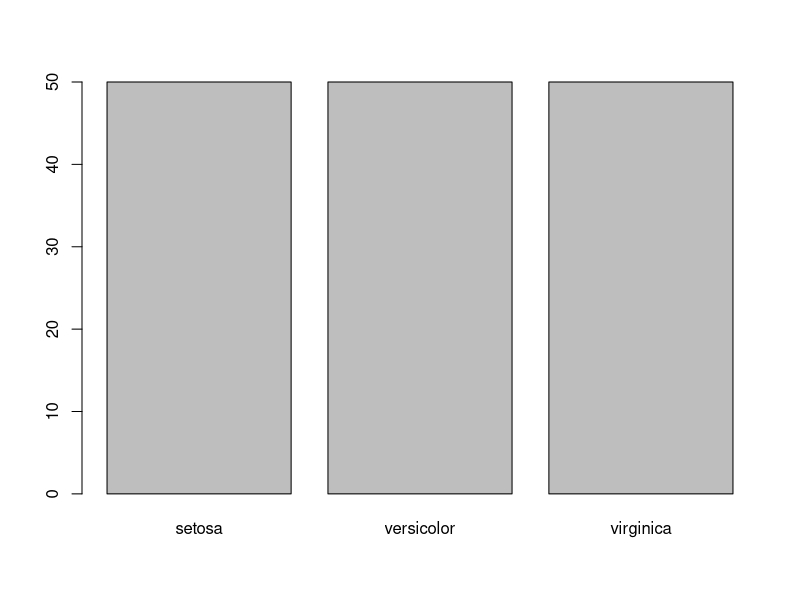
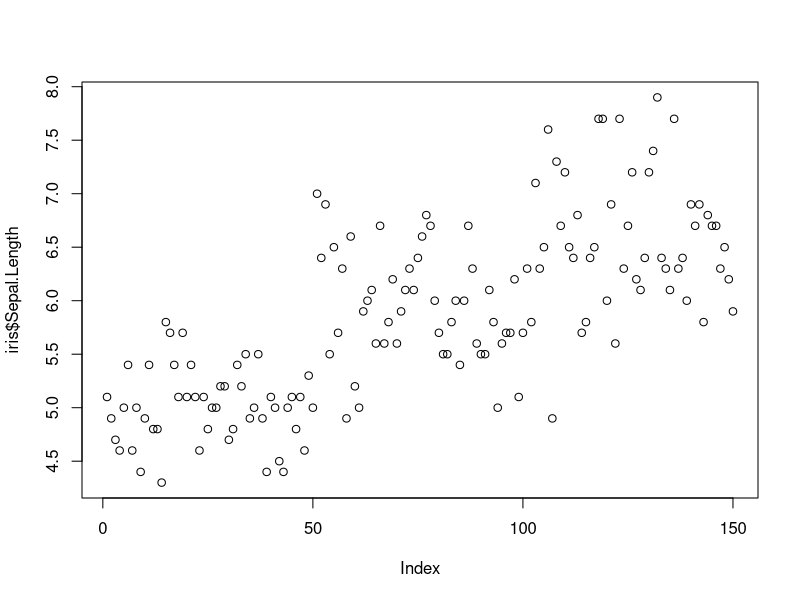
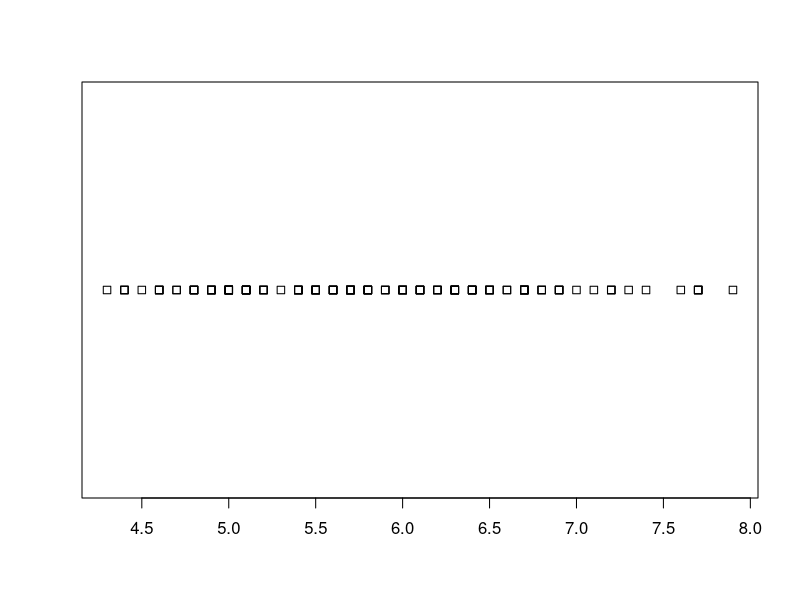
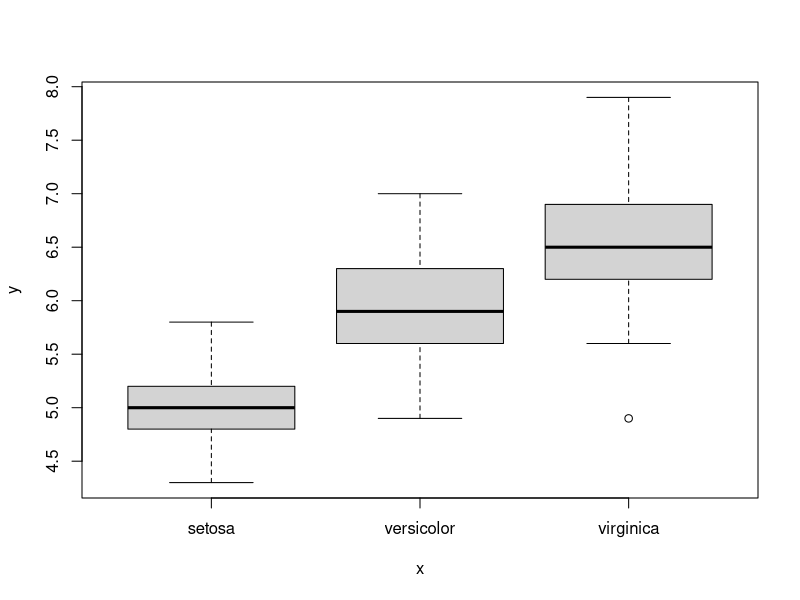
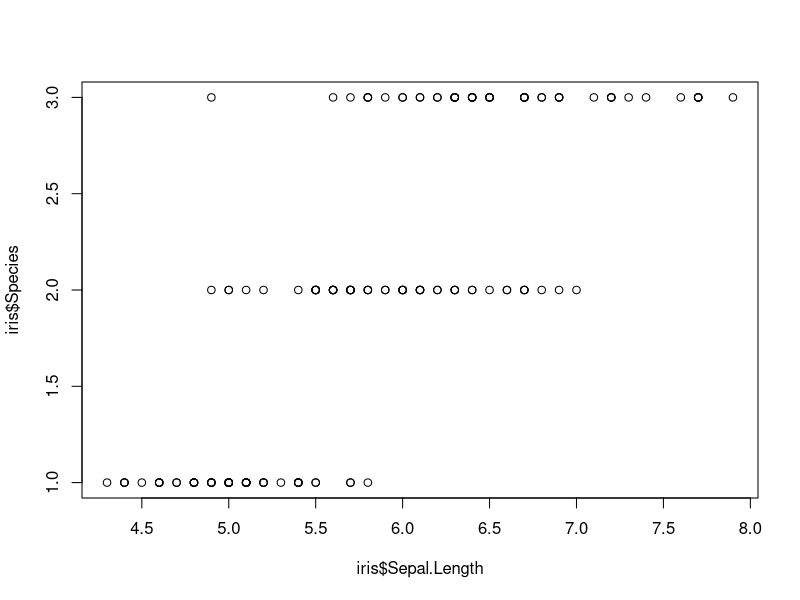
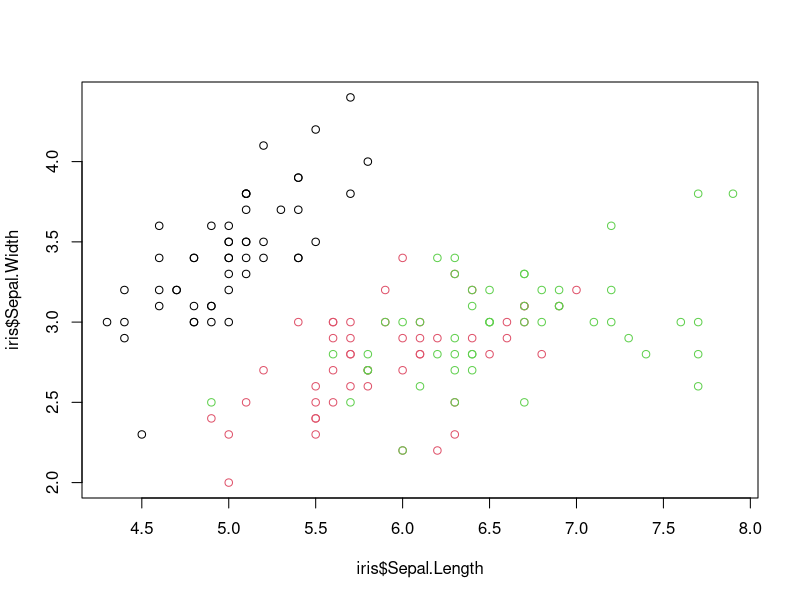
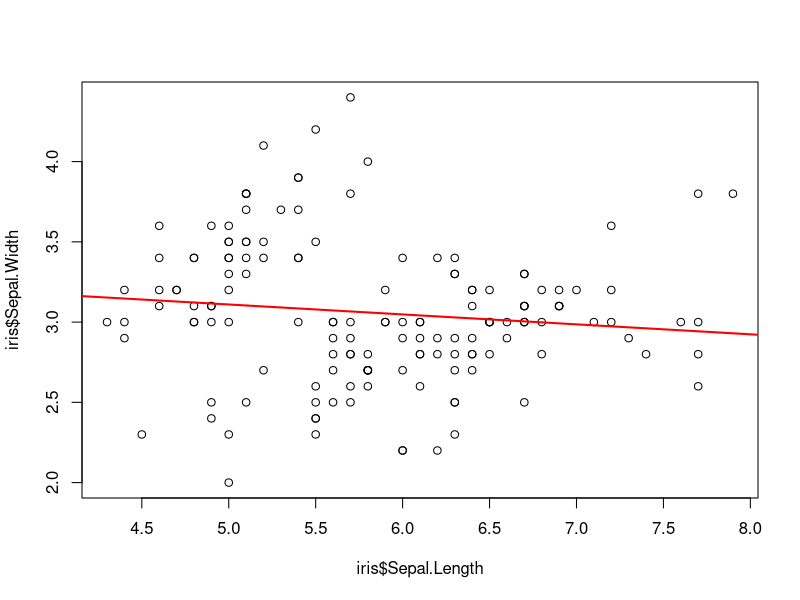
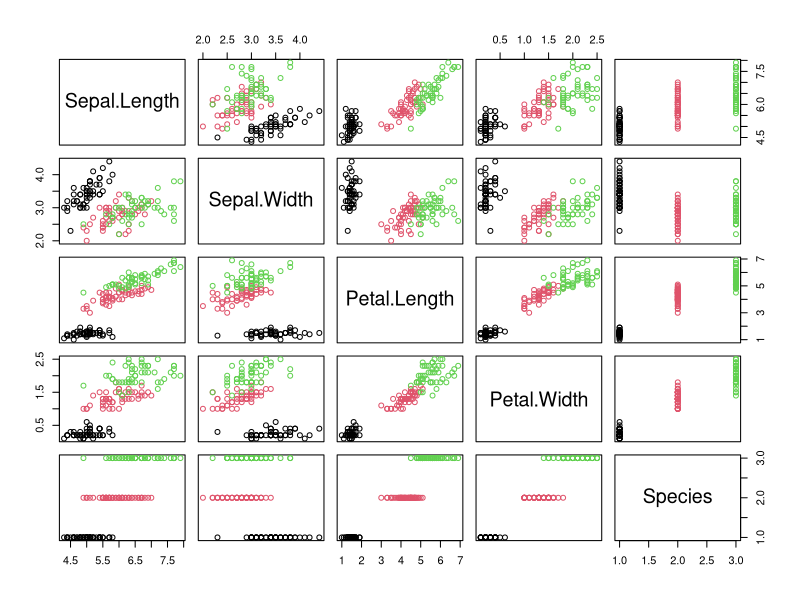

Reproduce these figures in R, in order.
## ---- chunk 1
library(tidyverse)
library(ggthemes)
## ---- chunk 2
iris <- as_tibble(iris)
iris
## ---- chunk 3
plot(iris$Species)
## ---- chunk 4
plot(iris$Sepal.Length)
## ---- chunk 5
stripchart(iris$Sepal.Length)
## ---- chunk 6
plot(iris$Species, iris$Sepal.Length)
## ---- chunk 7
plot( iris$Sepal.Length, iris$Species )
## ---- chunk 8
plot(iris$Sepal.Length, iris$Sepal.Width, col=iris$Species)
## ---- chunk 9
plot(iris$Sepal.Length, iris$Sepal.Width)
abline(
  lm(iris$Sepal.Width~iris$Sepal.Length), 
  col="red", 
  lwd=2
  )
## ---- chunk 10
plot(iris, col=iris$Species)
## ---- chunk 11
hist(iris$Sepal.Length)
## ---- chunk 12
hist(iris$Sepal.Length, breaks = seq(4, 9, by = 0.25))
## ---- chunk 13
hist(iris$Sepal.Length, breaks = 15)
## ---- chunk 14
hist(iris$Sepal.Length,
     freq = FALSE, #if TRUE, the histogram graphic is a representation of frequencies, the counts component of the result; if FALSE, probability densities are plotted so that the histogram has a total area of one
     col="red",
     breaks = 15,
     xlim = c(3, 9), #limits the X axis from 3 to 9
     ylim = c(0, 0.6), #limits the Y axis from 0 to 0.6
     main = "Iris",
     xlab = "sepal length",
     ylab="probability density")

abline(v = median(iris$Sepal.Length), col = "blue", lwd = 2) #vertical line that intercepts x at median sepal length
abline(h = 0.3, col = "cyan", lwd = 2) #horisontal line that intercepts y at 0.3
## ---- chunk 15
iris %>% ggplot()
## ---- chunk 16
iris %>% ggplot(aes(x=Sepal.Length, y=Sepal.Width))
## ---- chunk 17
iris %>% ggplot(aes(x=Sepal.Length, y=Sepal.Width)) + 
  geom_point() + 
  geom_smooth(method = "lm")
## ---- chunk 18
iris %>% ggplot(aes(x=Sepal.Length, y=Sepal.Width)) +
  geom_point(aes(color=Species)) + 
  geom_smooth(method = "lm", color="black", se=FALSE) +
  theme_classic()
## ---- chunk 19
ggplot(iris, aes(x=Sepal.Length, y=Sepal.Width)) +
  geom_point() +
  geom_smooth(data=filter(iris, Species =="setosa"), method = lm) +
  theme_classic()
## ---- chunk 20
ggplot(iris, aes(x=Sepal.Length, y=Sepal.Width)) +
  geom_point() +
  geom_smooth(data=filter(iris, Species %in% c("virginica", "versicolor")), method = lm) + 
  theme_bw()
## ---- chunk 21
ggplot(iris, aes(x=Sepal.Length, y=Sepal.Width, color=Species)) +
  geom_point() +
  geom_smooth(method = "lm", se=F) +
  theme_tufte()
## ---- chunk 22
(midwest <- as_tibble(midwest) %>% select(percwhite, percbelowpoverty, poptotal))
## ---- chunk 23

ggplot(midwest, aes(percwhite, percbelowpoverty)) +
  geom_point(aes(size = poptotal)) +
  geom_smooth(aes(weight = poptotal), method = lm, size = 1) + 
  geom_smooth(method = lm, color="red") +
  labs(x="percent white", y="percent below poverty")
## ---- chunk 24
sp <- ggplot(data=mtcars, aes(x=wt, y=mpg)) + geom_point()
reg<-lm(mpg ~ wt, data = mtcars)
reg
coeff=coefficients(reg)
# Equation of the line : 
sp + geom_abline(intercept = coeff[1], slope = coeff[2], color="red", 
                 linetype="dashed", size=1.5)
## ---- chunk 25
# Simple scatter plot
sp <- ggplot(data=mtcars, aes(x=wt, y=mpg)) + geom_point()
# Add horizontal line at y = 2O
sp + geom_hline(yintercept=20, linetype="dashed", 
                color = "red", size=2)
## ---- chunk 26
# Add a vertical line at x = 3
sp + geom_vline(xintercept = 3, linetype="dotted", 
                color = "blue", size=1.5)
## ---- chunk 27
# Add a vertical line segment
sp + geom_segment(aes(x = 4, y = 15, xend = 4, yend = 27))
# Add horizontal line segment
sp + geom_segment(aes(x = 2, y = 15, xend = 3, yend = 15))
## ---- chunk 28
library(grid)
sp + geom_segment(aes(x = 5, y = 30, xend = 3.5, yend = 25),
                  arrow = arrow(length = unit(0.5, "cm")))
## ---- chunk 29
ggplot(iris) +
  geom_point(aes(x=Sepal.Length, y=Sepal.Width, size = Petal.Length, color= Species))
## ---- chunk 30
ggplot(iris) +
  geom_point(aes(x=Sepal.Length, y=Sepal.Width, size = Petal.Length), color= "red")
## ---- chunk 31
head(mpg, 2)
mpg<-mpg

best_in_class <- mpg %>%
  group_by(class) %>%
  top_n(1, hwy)

head(best_in_class)
## ---- chunk 32
ggplot(mpg, aes(displ, hwy)) +
  geom_point(aes(colour = class))+
  geom_point(size = 3, shape = 1, data = best_in_class) 
## ---- chunk 33
ggplot(mpg, aes(displ, hwy)) +
  geom_point(aes(colour = class))+
  geom_point(size = 3, shape = 1, data = best_in_class) +
  ggrepel::geom_label_repel(aes(label = model), data = best_in_class, cex=2)

## ---- chunk 34
#here we separate different classes of cars into different colors
ggplot(mpg, aes(displ, hwy)) +
  geom_point(aes(colour = class))
## ---- chunk 35
ggplot(mpg, aes(displ, hwy)) +
   geom_point()+
  facet_wrap(~class, nrow=2)
## ---- chunk 36
ggplot(mpg, aes(displ, hwy)) +
   geom_point()+
  facet_wrap(~class, ncol=3)
## ---- chunk 37
ggplot(mpg, aes(displ, hwy)) +
   geom_point()+
  facet_grid(drv ~ cyl)
## ---- chunk 38
ggplot(mpg, aes(displ, hwy)) +
   geom_point()+
  facet_grid(. ~ drv)
## ---- chunk 39
ggplot(mpg, aes(displ, hwy)) +
   geom_point()+
  facet_grid(drv ~ .)
## ---- chunk 40
ggplot(diamonds, aes(log10(carat), log10(price))) +
  geom_bin2d()
## ---- chunk 41
ggplot(diamonds, aes(carat, price)) +
  geom_bin2d() + 
  scale_x_log10() + 
  scale_y_log10()
## ---- chunk 42
sp <- ggplot(cars, aes(x = speed, y = dist)) + geom_point()
sp
#data and scale are linear

sp + scale_x_continuous(trans='log2') + scale_y_continuous(trans='log2')
#data and scale are both logarithmic

sp + coord_trans(x="log2", y="log2") #data is log transformed but the scale is linear
## ---- chunk 43
ggplot(mpg, aes(displ, hwy)) +
  geom_point() +
  scale_y_continuous(breaks = seq(15, 40, by = 5))
## ---- chunk 44
ggplot(iris, mapping = aes(x = Species, y = Sepal.Length)) + 
  geom_boxplot() +
  coord_flip()
## ---- chunk 45
a1 <- ggplot(iris, aes(Sepal.Length, Sepal.Width, color = Species)) + 
  geom_point()

a1 + labs(
     title = "Title",
     subtitle = "subtitle",
     caption = "caption"
      )
## ---- chunk 46
ggplot(mpg, aes(displ, hwy)) +
  geom_point(aes(color = drv)) +
  scale_colour_brewer(palette = "Set1")
## ---- chunk 47
library(tidyverse)
set.seed(10) #make predictable random data
baseline <- rlnorm(100, 0, 1)
post <- 0.8*baseline + rnorm(100, 0, 0.10*baseline)
my.data <- data.frame(baseline, post)
ggplot(my.data, aes(x=baseline, y=post)) +
    theme_bw() + 
    geom_point(shape=1) +    # Use hollow circles
    geom_smooth(method=lm) +  # Add linear regression line 
    geom_abline(slope = 1, intercept = 0, linetype = 2, colour = "red")
## ---- chunk 48
diff <- (post - baseline)
diffp <- (post - baseline)/baseline*100
sd.diff <- sd(diff)
sd.diffp <- sd(diffp)
my.data <- data.frame(baseline, post, diff, diffp)
